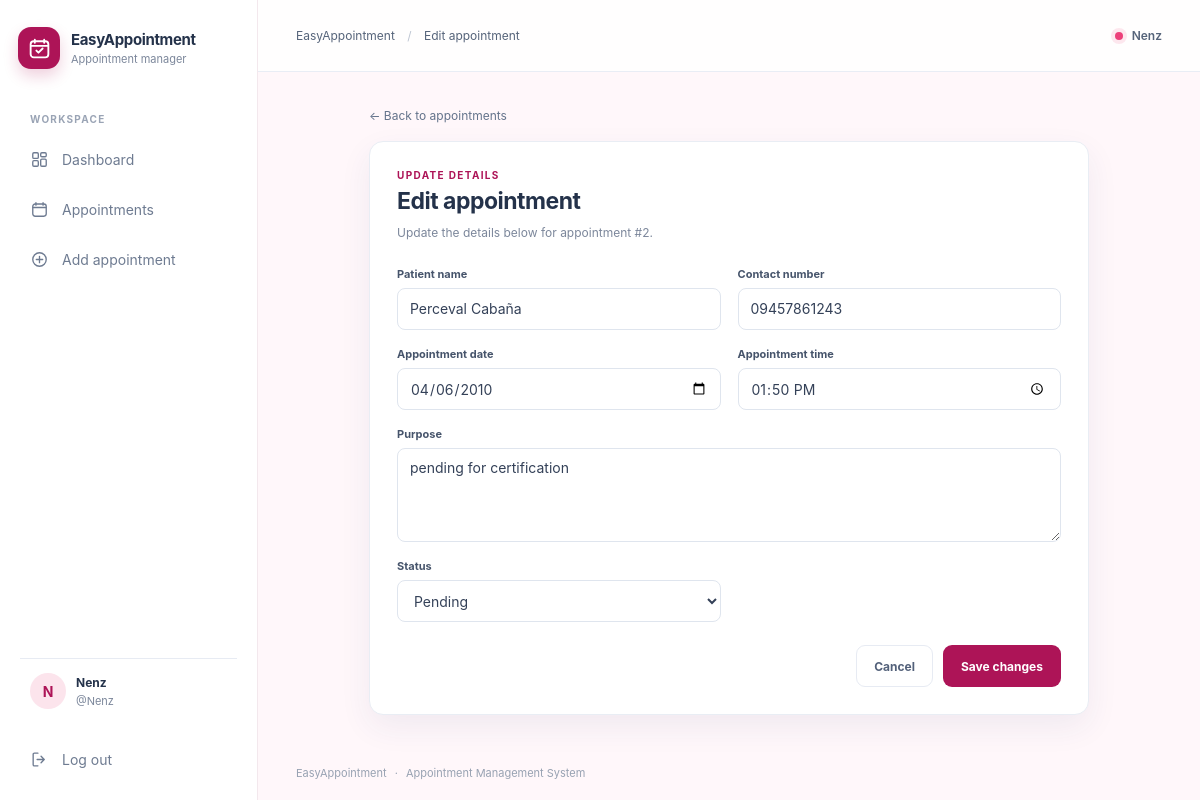
Page /edit/2/ (signed in) on the committed database.
### my_app/models.py (models this page shows, shortened)
class Appointment(models.Model):
    appointment_id = models.AutoField(primary_key=True)
    patient_name = models.CharField(max_length=100)
    contact_number = models.CharField(max_length=20)
    appointment_date = models.DateField()
    appointment_time = models.TimeField()
    purpose = models.CharField(max_length=255)
    STATUS_CHOICES = [
        ('Pending', 'Pending'),
        ('Confirmed', 'Confirmed'),
        ('Completed', 'Completed'),
        ('Cancelled', 'Cancelled'),
    ]
    status = models.CharField(
        max_length=20,
        choices=STATUS_CHOICES,
        default='Pending'
    )

### my_app/views.py (the view)
@login_required
def appointment_update(request: HttpRequest, id: int) -> HttpResponse:
    appointment = get_object_or_404(Appointment, appointment_id=id)
    form = AppointmentForm(request.POST or None, instance=appointment)
    if request.method == 'POST' and form.is_valid():
        form.save()
        messages.success(request, 'Appointment updated successfully.')
        return redirect('appointment_list')
    return render(request, 'appointment_form.html', {'form': form, 'appointment': appointment})

### my_app/forms.py
class AppointmentForm(forms.ModelForm):
    class Meta:
        model = Appointment
        fields = (
            'patient_name',
            'contact_number',
            'appointment_date',
            'appointment_time',
            'purpose',
            'status',
        )
        widgets = {
            'appointment_date': forms.DateInput(attrs={'type': 'date'}),
            'appointment_time': forms.TimeInput(attrs={'type': 'time'}),
            'purpose': forms.Textarea(attrs={'rows': 4}),
        }

### templates/appointment_form.html (shortened to what this page needs)
{% extends "base.html" %}
{% block breadcrumb %}{% if appointment %}Edit appointment{% else %}Add appointment{% endif %}{% endblock %}
{% block content %}
<section class="form-page">
    <a class="back-link" href="{% url 'appointment_list' %}#appointments">← Back to appointments</a>
    <div class="form-card">
        <p class="eyebrow">{% if appointment %}UPDATE DETAILS{% else %}NEW APPOINTMENT{% endif %}</p>
        <h1>{% if appointment %}Edit appointment{% else %}Add appointment{% endif %}</h1>
        <p class="form-intro">{% if appointment %}Update the details below for appointment #{{ appointment.pk }}.{% else %}Enter the patient and scheduling details to add an appointment.{% endif %}</p>
        <form method="post" novalidate>
            <div class="appointment-form-grid">
                {% for field in form %}
                <div class="field {% if field.name == 'purpose' %}field-wide{% endif %}">
                    <label for="{{ field.id_for_label }}">{{ field.label }}</label>
                    {{ field }}
                </div>
                {% endfor %}
            </div>
            <div class="form-actions">
                <a class="button button-secondary" href="{% url 'appointment_list' %}">Cancel</a>
                <button class="button button-primary" type="submit">{% if appointment %}Save changes{% else %}Save appointment{% endif %}</button>
            </div>
        </form>
    </div>
</section>
{% endblock %}

### templates/base.html (shortened to what this page needs)
{% load static %}
<!doctype html>
<html lang="en">
<head>
    <link rel="stylesheet" href="{% static 'css/style.css' %}">
</head>
<body class="{% if user.is_authenticated %}app-page{% else %}auth-page{% endif %}">
    {% if user.is_authenticated %}
    <div class="app-shell">
        <aside class="sidebar" id="sidebar">
            <a class="brand" href="{% url 'appointment_list' %}">
                <span class="brand-mark" aria-hidden="true">
                </span>
                <span class="brand-copy"><strong>EasyAppointment</strong><small>Appointment manager</small></span>
            </a>
            <div class="nav-caption">WORKSPACE</div>
            <nav class="side-nav" aria-label="Main navigation">
                <a class="nav-link {% if request.resolver_match.url_name == 'appointment_list' %}active{% endif %}" href="{% url 'appointment_list' %}">
                    <svg viewBox="0 0 24 24" aria-hidden="true"><rect x="3.5" y="3.5" width="7" height="7" rx="1.5"/><rect x="13.5" y="3.5" width="7" height="5" rx="1.5"/><rect x="13.5" y="11.5" width="7" height="9" rx="1.5"/><rect x="3.5" y="13.5" width="7" height="7" rx="1.5"/></svg>
                    Dashboard
                </a>
                <a class="nav-link {% if request.resolver_match.url_name == 'appointment_list' %}sub-active{% endif %}" href="{% url 'appointment_list' %}#appointments">
                    <svg viewBox="0 0 24 24" aria-hidden="true"><rect x="3.5" y="5" width="17" height="15.5" rx="3"/><path d="M7.5 3.5v3M16.5 3.5v3M4 9.5h16"/></svg>
                    Appointments
                </a>
                <a class="nav-link {% if request.resolver_match.url_name == 'appointment_create' %}active{% endif %}" href="{% url 'appointment_create' %}">
                    <svg viewBox="0 0 24 24" aria-hidden="true"><circle cx="12" cy="12" r="8.5"/><path d="M12 8v8M8 12h8"/></svg>
                    Add appointment
                </a>
            </nav>
            <div class="sidebar-bottom">
                <div class="profile-card">
                    <span class="avatar">{{ user.username|first|upper }}</span>
                    <span class="profile-copy"><strong>{{ user.get_full_name|default:user.username }}</strong><small>@{{ user.username }}</small></span>
                </div>
                <form method="post" action="{% url 'logout' %}">
                    <button class="nav-link logout-link" type="submit">
                        <svg viewBox="0 0 24 24" aria-hidden="true"><path d="M10 4H5.5A1.5 1.5 0 0 0 4 5.5v13A1.5 1.5 0 0 0 5.5 20H10M14 16l4-4-4-4M18 12H9"/></svg>
                        Log out
                    </button>
                </form>
            </div>
        </aside>
        <div class="main-column">
            <header class="topbar">
                <div class="topbar-label">EasyAppointment <span>/</span> {% block breadcrumb %}Workspace{% endblock %}</div>
                <div class="topbar-user"><span class="online-dot"></span>{{ user.get_short_name|default:user.username }}</div>
            </header>
            <main class="page-content">
                {% block content %}{% endblock %}
            </main>
            <footer class="footer">EasyAppointment <span>·</span> Appointment Management System</footer>
        </div>
    </div>
    {% else %}
    <main class="auth-main">
        {% include "partials/messages.html" %}
        {% block auth_content %}{% endblock %}
    </main>
    {% endif %}
</body>
</html>

### rows in the picture
Appointment: pk "2", form "Perceval Cabaña" "09457861243" "04/06/2010" "13:50:00" "pending for certification" "Pending"

### other values in the picture
{{ user.username|first|upper }} "N"
{{ user.get_full_name|default:user.username }} "Nenz"
{{ user.username }} "Nenz"
{{ user.get_short_name|default:user.username }} "Nenz"
{{ field.label }} "Patient name" "Contact number" "Appointment date" "Appointment time" "Purpose" "Status"
